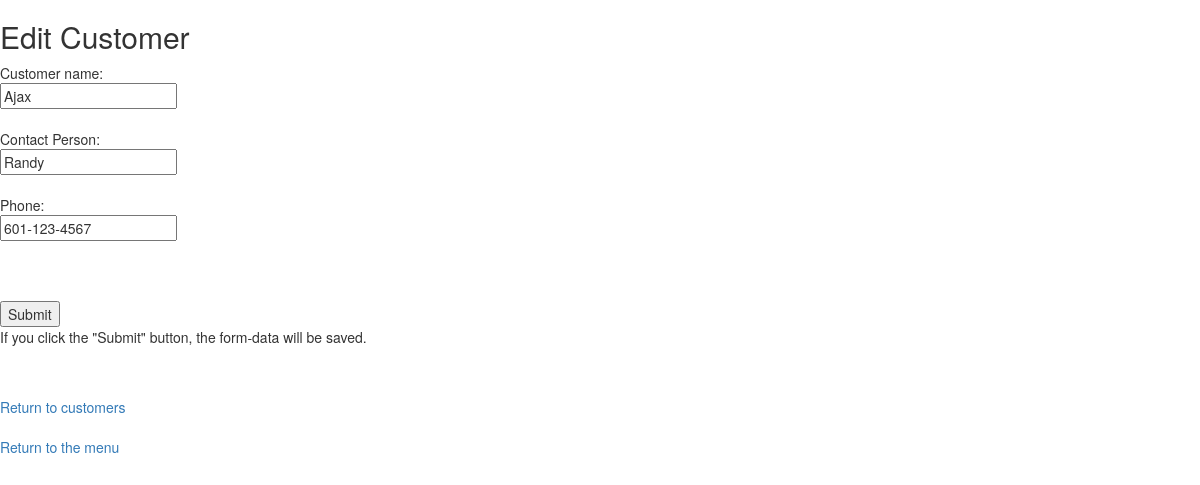
Page /papercompany/edit_customer.php?cid=1 on the committed database.
### tables this page shows
CREATE TABLE `customers` (
  `custID` int(11) NOT NULL,
  `custName` varchar(64) NOT NULL,
  `custContact` varchar(64) DEFAULT NULL,
  `custPhone` varchar(32) NOT NULL,
  `custEmail` varchar(64) NOT NULL
);

### papercompany/edit_customer.php (the view, shortened to what this page needs)
<!DOCTYPE html>
<html>
<head>
<link rel="stylesheet" href="https://maxcdn.bootstrapcdn.com/bootstrap/3.3.7/css/bootstrap.min.css">
<link rel="stylesheet" href="https://maxcdn.bootstrapcdn.com/bootstrap/3.3.7/css/bootstrap-theme.min.css">
</head><body>
<?php
require_once("dbcreds.php");
try {
  $conn = new PDO("mysql:host=$dbhost;dbname=$dbname", $dbuser, $dbpass);
  $conn->setAttribute(PDO::ATTR_ERRMODE, PDO::ERRMODE_EXCEPTION);
}
catch(PDOException $e) {
    echo "There has been an issue (#33) with the database connection.  Please see your administrator";
}
try {
    $stmt = $conn->prepare("SELECT custID, custName, custContact, custPhone FROM customers WHERE custID=:cidParam");
    $stmt->bindParam(':cidParam', $_GET["cid"]);
    $stmt->execute();
    if($row = $stmt->fetch()) {
        $custname    = $row["custName"];
        $custcontact = $row["custContact"];
        $custphone   = $row["custPhone"];
    } else {
        echo "Customer EDIT Error #888 -- please contact support";
        exit;
    }
}
catch(PDOException $e) {
    echo "Error: " . $e->getMessage();
}
?>
<h2>Edit Customer</h2>
<form method="POST" action="store_edited_customer.php">
  Customer name:<br>
  <input type="text" name="fcustname" value="<?php echo $custname; ?>">
  <br><br>
  Contact Person:<br>
  <input type="text" name="fcontact" value="<?php echo $custcontact; ?>">
  <br><br>
  Phone:<br>
  <input type="text" name="fphone" value="<?php echo $custphone; ?>">
  <br><br>
  <br><br>
  <input type="submit" value="Submit">
</form>
<p>If you click the "Submit" button, the form-data will be saved.</p>
<br><br>
        <a href="view_customers.php">Return to customers</a>
        <br><br>
        <a href="mainmenu.php">Return to the menu</a>
</body>
</html>

### rows in the picture
customers: fcustname "Ajax", fcontact "Randy", fphone "601-123-4567"
